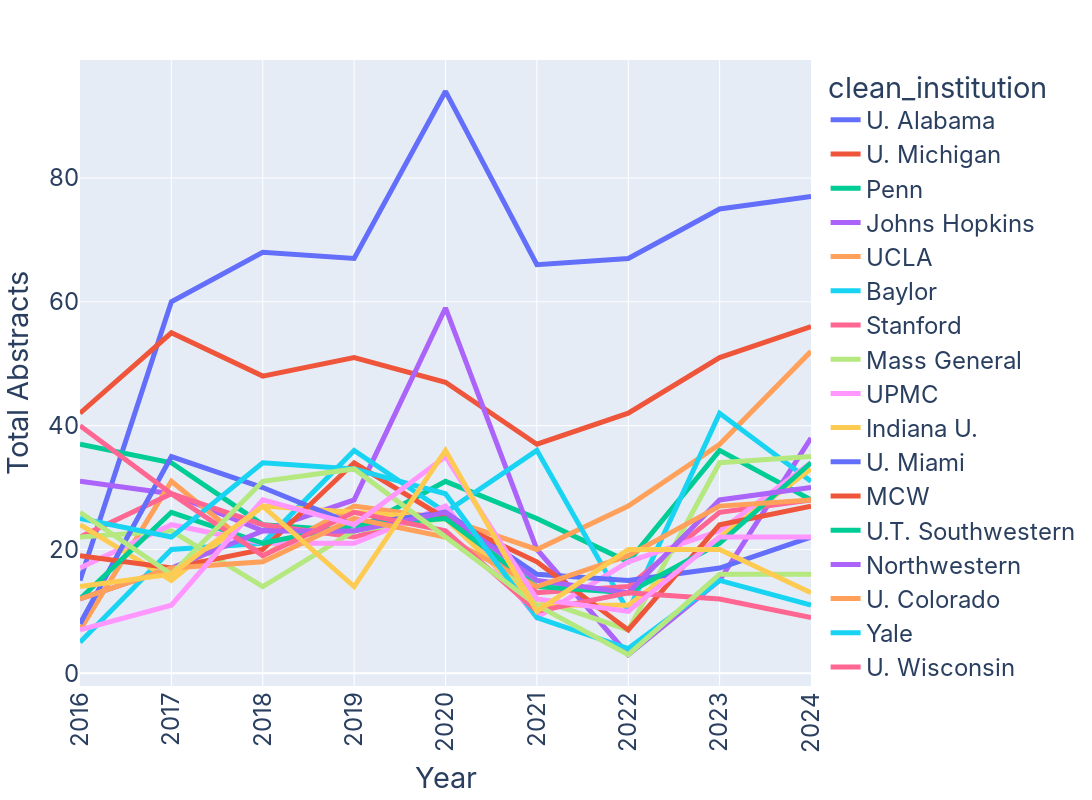

Here is the notebook cell this chart was saved with:
### Markdown cell above
## Graph the Results

### Code cell
## Create a line graph for the top 20 institutions

fig = px.line(
    df_institution_year_subset,
    x='year',
    y='count',
    color='clean_institution',
)

fig.update_layout(
    width=1500,
    height=800,
    font=dict(
        family="Inter",
        size=24)
)

fig.update_traces(textfont_size=24)
fig.update_xaxes(tickangle=-90)

fig.update_layout(
    xaxis_title="Year",
    yaxis_title="Total Abstracts"
)

fig.update_traces(line=dict(width=5))

fig.write_image('top_institutions_year.svg')

fig.show()

### Figure 1 — Plotly figure (JSON) as saved in the notebook; plotly's stock layout.template omitted (floating-point values rounded to 4 significant figures)
{"data": [{"hovertemplate": "clean_institution=U. Alabama<br>year=%{x}<br>count=%{y}<extra></extra>", "legendgroup": "U. Alabama", "line": {"color": "#636efa", "dash": "solid", "width": 5}, "marker": {"symbol": "circle"}, "mode": "lines", "name": "U. Alabama", "orientation": "v", "showlegend": true, "textfont": {"size": 24}, "type": "scatter", "x": [2024, 2023, 2022, 2021, 2020, 2019, 2018, 2017, 2016], "xaxis": "x", "y": [77, 75, 67, 66, 94, 67, 68, 60, 15], "yaxis": "y"}, {"hovertemplate": "clean_institution=U. Michigan<br>year=%{x}<br>count=%{y}<extra></extra>", "legendgroup": "U. Michigan", "line": {"color": "#EF553B", "dash": "solid", "width": 5}, "marker": {"symbol": "circle"}, "mode": "lines", "name": "U. Michigan", "orientation": "v", "showlegend": true, "textfont": {"size": 24}, "type": "scatter", "x": [2024, 2023, 2022, 2021, 2020, 2019, 2018, 2017, 2016], "xaxis": "x", "y": [56, 51, 42, 37, 47, 51, 48, 55, 42], "yaxis": "y"}, {"hovertemplate": "clean_institution=Penn<br>year=%{x}<br>count=%{y}<extra></extra>", "legendgroup": "Penn", "line": {"color": "#00cc96", "dash": "solid", "width": 5}, "marker": {"symbol": "circle"}, "mode": "lines", "name": "Penn", "orientation": "v", "showlegend": true, "textfont": {"size": 24}, "type": "scatter", "x": [2024, 2023, 2022, 2021, 2020, 2019, 2018, 2017, 2016], "xaxis": "x", "y": [28, 36, 18, 25, 31, 23, 24, 34, 37], "yaxis": "y"}, {"hovertemplate": "clean_institution=Johns Hopkins<br>year=%{x}<br>count=%{y}<extra></extra>", "legendgroup": "Johns Hopkins", "line": {"color": "#ab63fa", "dash": "solid", "width": 5}, "marker": {"symbol": "circle"}, "mode": "lines", "name": "Johns Hopkins", "orientation": "v", "showlegend": true, "textfont": {"size": 24}, "type": "scatter", "x": [2024, 2023, 2022, 2021, 2020, 2019, 2018, 2017, 2016], "xaxis": "x", "y": [38, 15, 3, 20, 59, 28, 23, 29, 31], "yaxis": "y"}, {"hovertemplate": "clean_institution=UCLA<br>year=%{x}<br>count=%{y}<extra></extra>", "legendgroup": "UCLA", "line": {"color": "#FFA15A", "dash": "solid", "width": 5}, "marker": {"symbol": "circle"}, "mode": "lines", "name": "UCLA", "orientation": "v", "showlegend": true, "textfont": {"size": 24}, "type": "scatter", "x": [2024, 2023, 2022, 2021, 2020, 2019, 2018, 2017, 2016], "xaxis": "x", "y": [52, 37, 27, 20, 25, 27, 19, 31, 7], "yaxis": "y"}, {"hovertemplate": "clean_institution=Baylor<br>year=%{x}<br>count=%{y}<extra></extra>", "legendgroup": "Baylor", "line": {"color": "#19d3f3", "dash": "solid", "width": 5}, "marker": {"symbol": "circle"}, "mode": "lines", "name": "Baylor", "orientation": "v", "showlegend": true, "textfont": {"size": 24}, "type": "scatter", "x": [2024, 2023, 2022, 2021, 2020, 2019, 2018, 2017, 2016], "xaxis": "x", "y": [31, 42, 10, 36, 26, 36, 21, 20, 5], "yaxis": "y"}, {"hovertemplate": "clean_institution=Stanford<br>year=%{x}<br>count=%{y}<extra></extra>", "legendgroup": "Stanford", "line": {"color": "#FF6692", "dash": "solid", "width": 5}, "marker": {"symbol": "circle"}, "mode": "lines", "name": "Stanford", "orientation": "v", "showlegend": true, "textfont": {"size": 24}, "type": "scatter", "x": [2024, 2023, 2022, 2021, 2020, 2019, 2018, 2017, 2016], "xaxis": "x", "y": [28, 26, 14, 13, 26, 22, 24, 29, 22], "yaxis": "y"}, {"hovertemplate": "clean_institution=Mass General<br>year=%{x}<br>count=%{y}<extra></extra>", "legendgroup": "Mass General", "line": {"color": "#B6E880", "dash": "solid", "width": 5}, "marker": {"symbol": "circle"}, "mode": "lines", "name": "Mass General", "orientation": "v", "showlegend": true, "textfont": {"size": 24}, "type": "scatter", "x": [2024, 2023, 2022, 2021, 2020, 2019, 2018, 2017, 2016], "xaxis": "x", "y": [35, 34, 7, 12, 25, 23, 14, 23, 22], "yaxis": "y"}, {"hovertemplate": "clean_institution=UPMC<br>year=%{x}<br>count=%{y}<extra></extra>", "legendgroup": "UPMC", "line": {"color": "#FF97FF", "dash": "solid", "width": 5}, "marker": {"symbol": "circle"}, "mode": "lines", "name": "UPMC", "orientation": "v", "showlegend": true, "textfont": {"size": 24}, "type": "scatter", "x": [2024, 2023, 2022, 2021, 2020, 2019, 2018, 2017, 2016], "xaxis": "x", "y": [34, 23, 18, 9, 27, 21, 21, 24, 17], "yaxis": "y"}, {"hovertemplate": "clean_institution=Indiana U.<br>year=%{x}<br>count=%{y}<extra></extra>", "legendgroup": "Indiana U.", "line": {"color": "#FECB52", "dash": "solid", "width": 5}, "marker": {"symbol": "circle"}, "mode": "lines", "name": "Indiana U.", "orientation": "v", "showlegend": true, "textfont": {"size": 24}, "type": "scatter", "x": [2024, 2023, 2022, 2021, 2020, 2019, 2018, 2017, 2016], "xaxis": "x", "y": [33, 22, 11, 11, 25, 26, 27, 15, 24], "yaxis": "y"}, {"hovertemplate": "clean_institution=U. Miami<br>year=%{x}<br>count=%{y}<extra></extra>", "legendgroup": "U. Miami", "line": {"color": "#636efa", "dash": "solid", "width": 5}, "marker": {"symbol": "circle"}, "mode": "lines", "name": "U. Miami", "orientation": "v", "showlegend": true, "textfont": {"size": 24}, "type": "scatter", "x": [2024, 2023, 2022, 2021, 2020, 2019, 2018, 2017, 2016], "xaxis": "x", "y": [22, 17, 15, 16, 26, 24, 30, 35, 8], "yaxis": "y"}, {"hovertemplate": "clean_institution=MCW<br>year=%{x}<br>count=%{y}<extra></extra>", "legendgroup": "MCW", "line": {"color": "#EF553B", "dash": "solid", "width": 5}, "marker": {"symbol": "circle"}, "mode": "lines", "name": "MCW", "orientation": "v", "showlegend": true, "textfont": {"size": 24}, "type": "scatter", "x": [2024, 2023, 2022, 2021, 2020, 2019, 2018, 2017, 2016], "xaxis": "x", "y": [27, 24, 7, 18, 25, 34, 20, 17, 19], "yaxis": "y"}, {"hovertemplate": "clean_institution=U.T. Southwestern<br>year=%{x}<br>count=%{y}<extra></extra>", "legendgroup": "U.T. Southwestern", "line": {"color": "#00cc96", "dash": "solid", "width": 5}, "marker": {"symbol": "circle"}, "mode": "lines", "name": "U.T. Southwestern", "orientation": "v", "showlegend": true, "textfont": {"size": 24}, "type": "scatter", "x": [2024, 2023, 2022, 2021, 2020, 2019, 2018, 2017, 2016], "xaxis": "x", "y": [34, 21, 13, 14, 25, 24, 21, 26, 12], "yaxis": "y"}, {"hovertemplate": "clean_institution=Northwestern<br>year=%{x}<br>count=%{y}<extra></extra>", "legendgroup": "Northwestern", "line": {"color": "#ab63fa", "dash": "solid", "width": 5}, "marker": {"symbol": "circle"}, "mode": "lines", "name": "Northwestern", "orientation": "v", "showlegend": true, "textfont": {"size": 24}, "type": "scatter", "x": [2024, 2023, 2022, 2021, 2020, 2019, 2018, 2017, 2016], "xaxis": "x", "y": [30, 28, 13, 15, 26, 23, 23, 17, 12], "yaxis": "y"}, {"hovertemplate": "clean_institution=U. Colorado<br>year=%{x}<br>count=%{y}<extra></extra>", "legendgroup": "U. Colorado", "line": {"color": "#FFA15A", "dash": "solid", "width": 5}, "marker": {"symbol": "circle"}, "mode": "lines", "name": "U. Colorado", "orientation": "v", "showlegend": true, "textfont": {"size": 24}, "type": "scatter", "x": [2024, 2023, 2022, 2021, 2020, 2019, 2018, 2017, 2016], "xaxis": "x", "y": [28, 27, 19, 14, 22, 25, 18, 17, 12], "yaxis": "y"}, {"hovertemplate": "clean_institution=Yale<br>year=%{x}<br>count=%{y}<extra></extra>", "legendgroup": "Yale", "line": {"color": "#19d3f3", "dash": "solid", "width": 5}, "marker": {"symbol": "circle"}, "mode": "lines", "name": "Yale", "orientation": "v", "showlegend": true, "textfont": {"size": 24}, "type": "scatter", "x": [2024, 2023, 2022, 2021, 2020, 2019, 2018, 2017, 2016], "xaxis": "x", "y": [11, 15, 4, 9, 29, 33, 34, 22, 25], "yaxis": "y"}, {"hovertemplate": "clean_institution=U. Wisconsin<br>year=%{x}<br>count=%{y}<extra></extra>", "legendgroup": "U. Wisconsin", "line": {"color": "#FF6692", "dash": "solid", "width": 5}, "marker": {"symbol": "circle"}, "mode": "lines", "name": "U. Wisconsin", "orientation": "v", "showlegend": true, "textfont": {"size": 24}, "type": "scatter", "x": [2024, 2023, 2022, 2021, 2020, 2019, 2018, 2017, 2016], "xaxis": "x", "y": [9, 12, 13, 10, 23, 26, 19, 29, 40], "yaxis": "y"}, {"hovertemplate": "clean_institution=BWH<br>year=%{x}<br>count=%{y}<extra></extra>", "legendgroup": "BWH", "line": {"color": "#B6E880", "dash": "solid", "width": 5}, "marker": {"symbol": "circle"}, "mode": "lines", "name": "BWH", "orientation": "v", "showlegend": true, "textfont": {"size": 24}, "type": "scatter", "x": [2024, 2023, 2022, 2021, 2020, 2019, 2018, 2017, 2016], "xaxis": "x", "y": [16, 16, 3, 11, 22, 33, 31, 16, 26], "yaxis": "y"}, {"hovertemplate": "clean_institution=Ohio State U.<br>year=%{x}<br>count=%{y}<extra></extra>", "legendgroup": "Ohio State U.", "line": {"color": "#FF97FF", "dash": "solid", "width": 5}, "marker": {"symbol": "circle"}, "mode": "lines", "name": "Ohio State U.", "orientation": "v", "showlegend": true, "textfont": {"size": 24}, "type": "scatter", "x": [2024, 2023, 2022, 2021, 2020, 2019, 2018, 2017, 2016], "xaxis": "x", "y": [22, 22, 10, 12, 35, 24, 28, 11, 7], "yaxis": "y"}, {"hovertemplate": "clean_institution=U. Florida<br>year=%{x}<br>count=%{y}<extra></extra>", "legendgroup": "U. Florida", "line": {"color": "#FECB52", "dash": "solid", "width": 5}, "marker": {"symbol": "circle"}, "mode": "lines", "name": "U. Florida", "orientation": "v", "showlegend": true, "textfont": {"size": 24}, "type": "scatter", "x": [2024, 2023, 2022, 2021, 2020, 2019, 2018, 2017, 2016], "xaxis": "x", "y": [13, 20, 20, 10, 36, 14, 27, 16, 14], "yaxis": "y"}], "layout": {"font": {"family": "Inter", "size": 24}, "height": 800, "legend": {"title": {"text": "clean_institution"}, "tracegroupgap": 0}, "margin": {"t": 60}, "width": 1500, "xaxis": {"anchor": "y", "domain": [0, 1], "tickangle": -90, "title": {"text": "Year"}}, "yaxis": {"anchor": "x", "domain": [0, 1], "title": {"text": "Total Abstracts"}}}}
